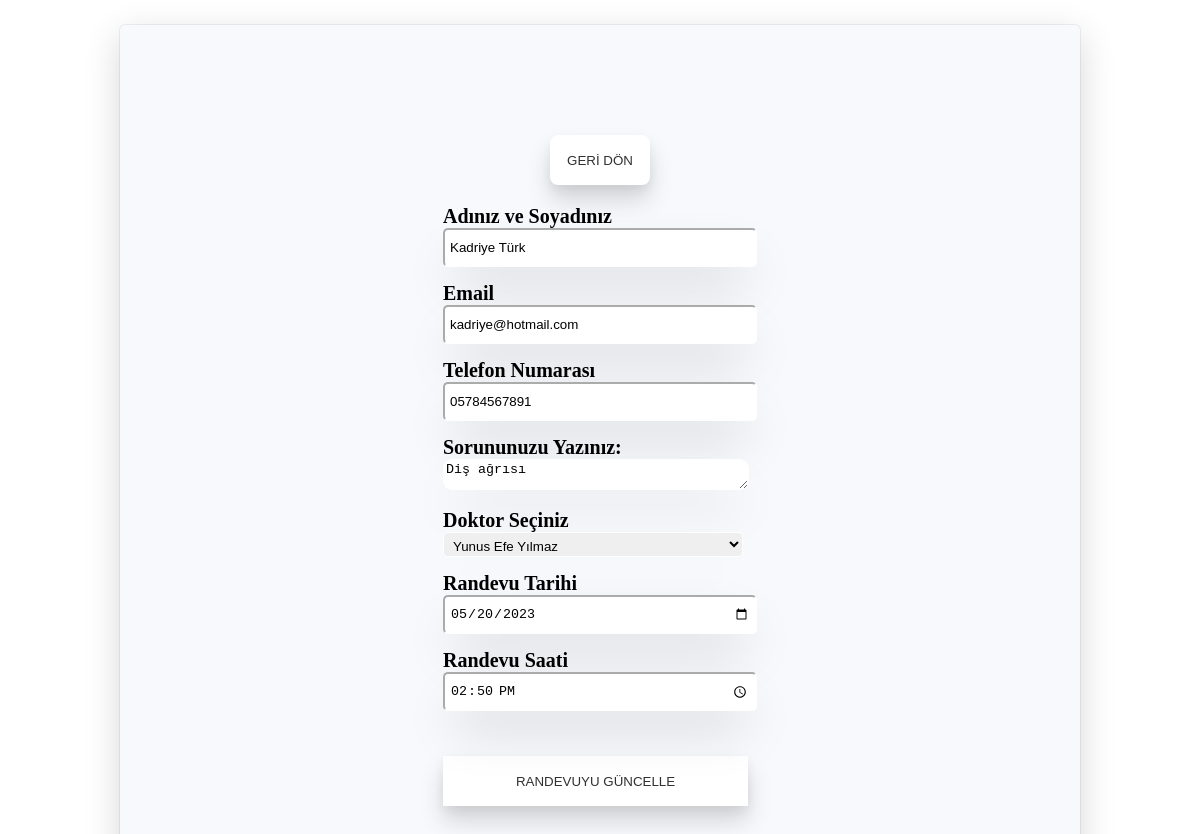
Page /updateill.php?hasta_id=31 (signed in) on the committed database.
### tables this page shows
CREATE TABLE `hastalar` (
  `hasta_id` smallint(5) UNSIGNED NOT NULL,
  `adsoyadi` varchar(100) NOT NULL,
  `email` varchar(120) NOT NULL,
  `telno` varchar(11) NOT NULL,
  `doktor_id` int(11) NOT NULL,
  `randevu_tarih` date NOT NULL,
  `randevu_saat` time NOT NULL,
  `hasta_text` varchar(200) NOT NULL
);

### updateill.php (the view, shortened to what this page needs)
<?php
require_once "config.php";
$sqldoctordataquery = "SELECT doktor_id,doktor_adsoyadi FROM `doktorlar`";
$sqldoctordata = mysqli_query($db, $sqldoctordataquery);
$sql = "SELECT * FROM `hastalar` WHERE `hasta_id`='" . $_GET["hasta_id"] . "'";
$sqluserdata = mysqli_query($db, $sql);
$hasta = mysqli_fetch_array($sqluserdata);
$hasta_adi = $hasta['adsoyadi'];
$hasta_email = $hasta['email'];
$hasta_telno = $hasta['telno'];
$hasta_text = $hasta['hasta_text'];
$hasta_tarih = $hasta['randevu_tarih'];
$hasta_saat = $hasta['randevu_saat'];
?>
<!DOCTYPE html>
<html>
<head>
    <link rel='stylesheet' href='site.css'>
</head>
<body>
    <div class="formdiv">
        <div class="form">
            <form action='doctorpanel.php' method='POST'>
                <button class="backbutton">GERİ DÖN</button>
            </form>
            <form action="<?php $_PHP_SELF ?>" method="POST">
                <b class="indexlabelinput">Adınız ve Soyadınız</b><br>
                <input type="text" name="hasta_adi" class="inputbox" value='<?php echo $hasta_adi; ?>' required><br>
                <b class="indexlabelinput">Email</b><br>
                <input type="email" name="email" class="inputbox" value="<?php echo $hasta_email; ?>" required><br>
                <b class="indexlabelinput">Telefon Numarası</b><br>
                <input type="tel" name="telno" class="inputbox" placeholder="05XXXXXXXXX" pattern="^\05\d{9}$"
                    title="Lütfen geçerli bir Türkiye telefon numarası girin. Örnek: 05551234567"" value="<?php echo $hasta_telno; ?>" required><br>
                <b class="indexlabelinput">Sorununuzu Yazınız:</b><br>
                <textarea name="hasta_text" placeholder="Örn: Diş Çekimi" class="indexboxarea"
                    required><?php echo $hasta_text; ?></textarea><br>
                <b class="indexlabelinput">Doktor Seçiniz</b><br>
                <select name="doktor_id" id="doktor_id" class="inputbox" required>
                    <optgroup label="Doktorlar">
                        <?php
                        while ($doctordata = mysqli_fetch_array($sqldoctordata)) {
                            echo "<option value=" . $doctordata["doktor_id"] . ">" . $doctordata["doktor_adsoyadi"] . "</option>";
                        }
                        ?>
                    </optgroup>
                </select>
                <br>
                <b class="indexlabelinput">Randevu Tarihi</b><br>
                <input type="date" name="tarih" class="inputbox" value="<?php echo $hasta_tarih; ?>" required><br>
                <b class="indexlabelinput">Randevu Saati</b><br>
                <input type="time" name="saat" class="inputbox" value="<?php echo $hasta_saat; ?>" required><br>
                <button class="inputbutton">RANDEVUYU GÜNCELLE</button>
            </form>
        </div>
    </div>
</body>
</html>

### site.css (style rules this page uses)
.formdiv { display: flex; justify-content: center; margin-top: 25px; }
.form { display: flex; justify-content: center; align-items: center; flex-direction: column; width: 800px; background-color: #f8f9fc; padding: 80px; border-radius: 5px; box-shadow: rgba(0, 0, 0, 0.16) 0px 10px 36px 0px, rgba(0, 0, 0, 0.06) 0px 0px 0px 1px; }
.inputbox { width: 300px; height: 25px; box-shadow: rgba(0, 0, 0, 0.25) 0px 25px 50px -12px; border-color: white; margin-bottom: 15px; border-radius: 5px; padding: 5px; }
.indexlabelinput { font-size: 20px; font-family: Verdana; }
.indexboxarea { max-width: 300px; max-height: 200px; width: 300px; height: 25px; box-shadow: rgba(0, 0, 0, 0.25) 0px 25px 50px -12px; border-color: white; margin-bottom: 15px; border-radius: 9px; }
.inputbutton { border: white; color: rgb(49, 47, 47); background-color: white; height: 50px; width: 305px; float: left; box-shadow: rgba(0, 0, 0, 0.15) 0px 15px 25px, rgba(0, 0, 0, 0.05) 0px 5px 10px; margin-top: 30px; }
.backbutton { border-radius: 8px; border: white; color: rgb(49, 47, 47); background-color: white; height: 50px; width: 100px; float: left; box-shadow: rgba(0, 0, 0, 0.15) 0px 15px 25px, rgba(0, 0, 0, 0.05) 0px 5px 10px; margin-top: 30px; margin-bottom: 20px; }

### rows in the picture
hastalar: hasta_adi "Kadriye Türk", email "kadriye@hotmail.com", telno "05784567891", hasta_text "Diş ağrısı", tarih "05/20/2023", saat "14:50:00"

### other values in the picture
form field doktor_id "Yunus Efe Yılmaz"
